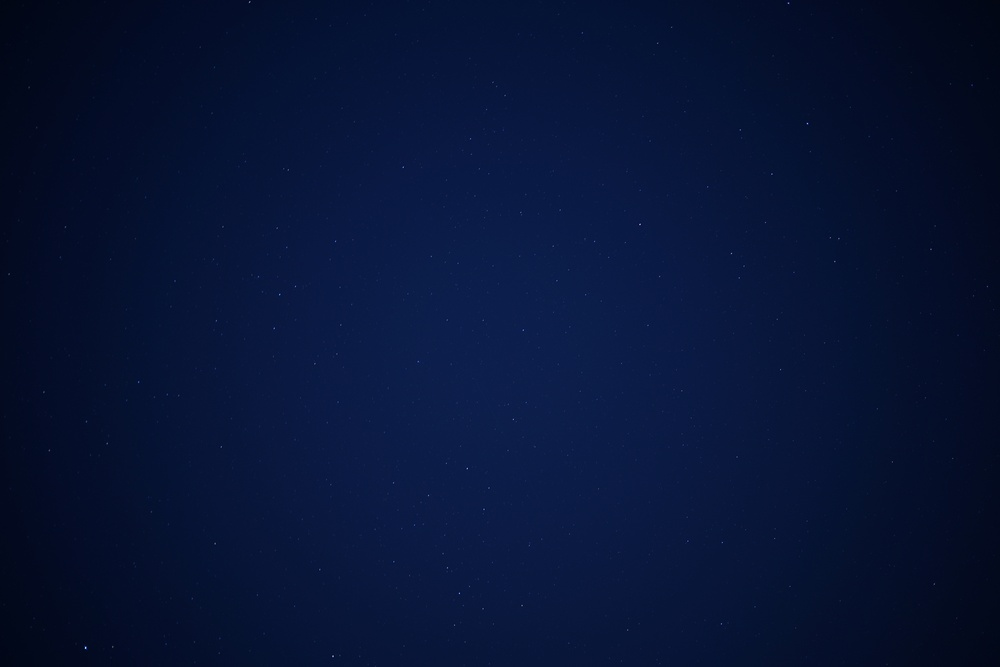
#> input picture jpg/DSC07273.JPG, 1000 x 667 px, shrunk from 6000 x 4000 before the run; its folder holds only this picture in this run
$ python stack.py   (older library calls are emulated)
#> lines starting #> are read from the running program, lines starting #| are printed output that depends on the picture
### starstack/util.py
import copy
import cv2
from matplotlib import pyplot as plt
import numpy as np
import rawpy

def load_image(fname):
#> called with fname = 'jpg/DSC07273.JPG'
    if fname[-3:] in ('jpg', 'JPG'):
        img = cv2.imread(fname)
#> img is the input picture: shape (667, 1000, 3); mean B, G, R 53.7, 19.8, 7
        return img
    if fname[-3:] in ('ARW', 'arw'):
        with rawpy.imread(fname) as raw:
            img = raw.postprocess(gamma=(1,1), no_auto_bright=False, output_bps=8)
        return img

def get_star_mask(img, std=8):
#> called with std = 4
    img = cv2.cvtColor(img, cv2.COLOR_RGB2GRAY)
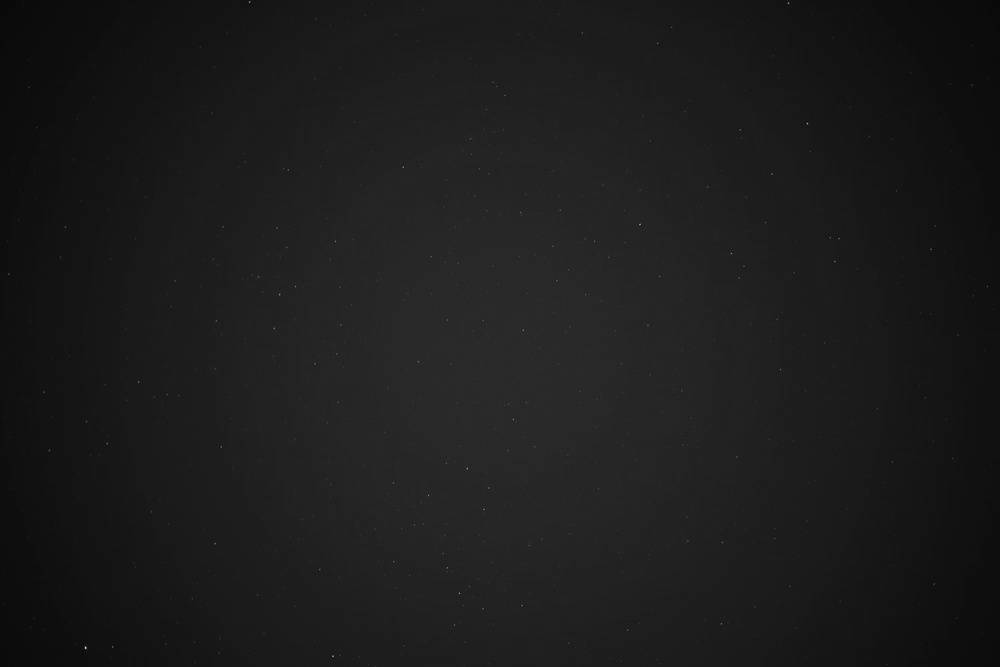
#> img: shape (667, 1000) float32; min 8.62, max 230.9, mean 28.5
    img = img.astype('float64')
    #remove median light pollution
    median = np.median(img, keepdims=True)
#> median = [28.98]
    median = median.astype('float64')
    img = cv2.subtract(img, median)

    #reduce effect of single hot pixels and non-prominent stars
    # img = cv2.GaussianBlur(img, (0,0), 3)

    #create binary mask of star blobs
    star_mask = np.zeros_like(img, dtype=np.uint8)
    img_std = np.std(img)
#> img_std = 7.95
    thresh = img_std * std
#> thresh = 31.79
    star_blobs = img > thresh
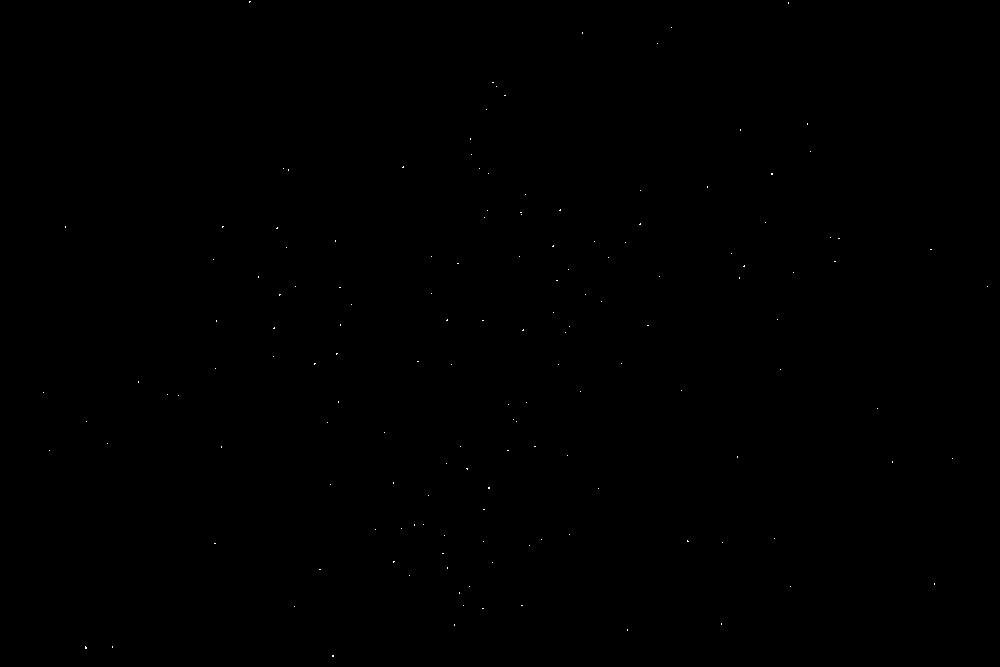
#> star_blobs: shape (667, 1000) bool; 0.04% white in thin lines or dots
    star_mask[star_blobs] = 1
    return star_mask

# [10 lines left out: function ecc_transform, not called in this run]

def rm_background(img):
    img_nostar = copy.deepcopy(img)
    star_mask = get_star_mask(img, std=4)
    img_nostar[star_mask == 1] = np.median(img, axis=(0,1))
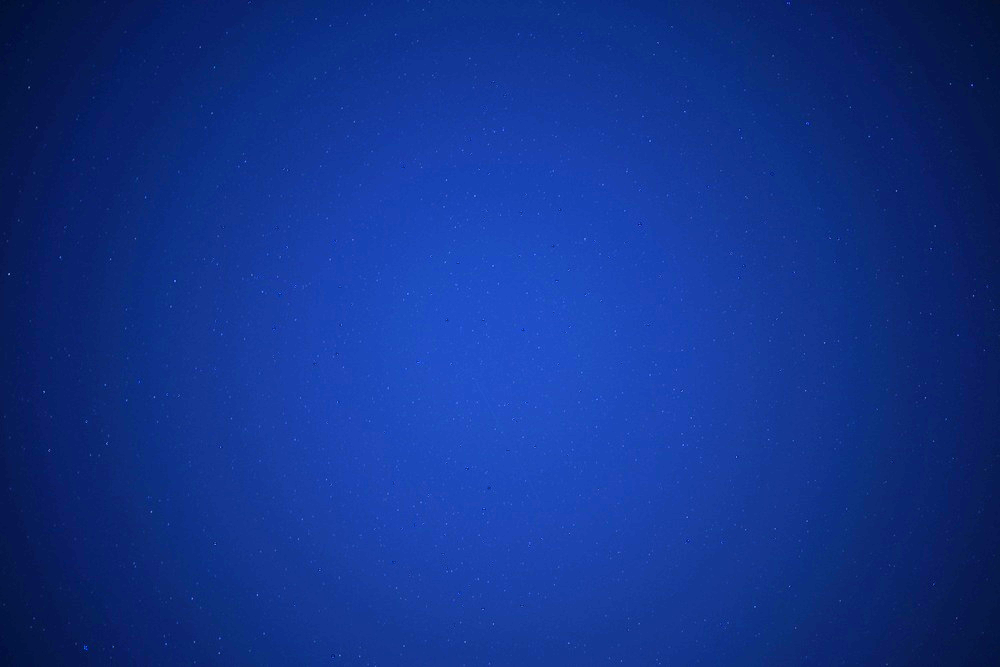
#> img_nostar: shape (667, 1000, 3) float32; mean B, G, R 53.7, 19.8, 7; drawn with min black and max white
    img_blur = cv2.GaussianBlur(img_nostar, (0, 0), 100, cv2.BORDER_REFLECT_101)
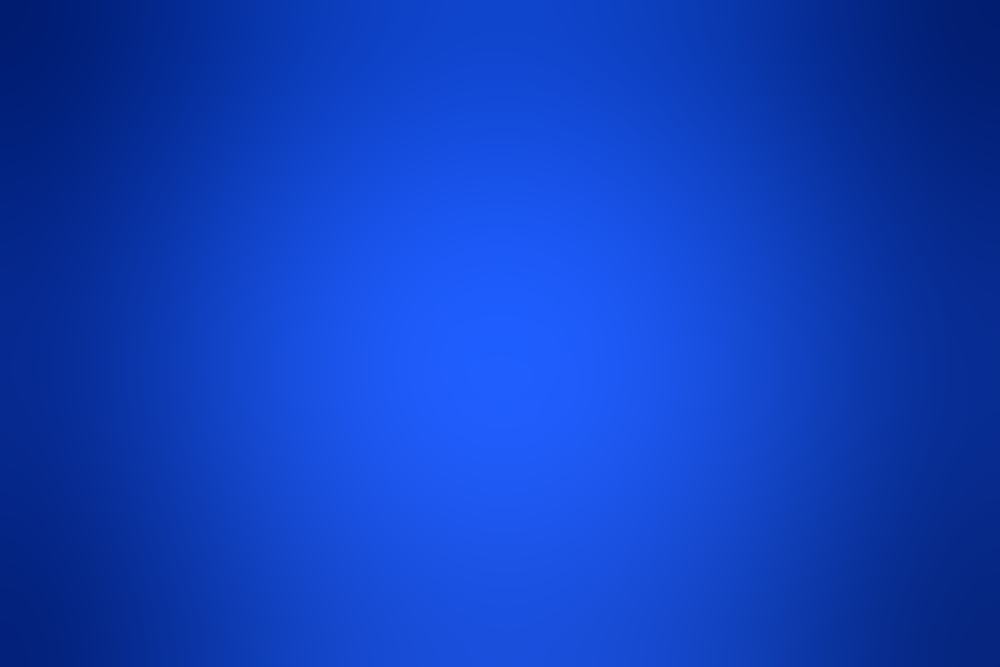
#> img_blur: shape (667, 1000, 3) float32; mean B, G, R 53.7, 19.8, 7; drawn with min black and max white
    return cv2.subtract(img, img_blur), img_blur

### functions for debugging and visualization ###

# [57 lines left out: functions get_star_coords, plot_transforms, plot_correspondances, show_star_coords, show_correspondances, not called in this run]

### starstack/stack.py
#!/usr/bin/env python3
from .util import *

import glob
import os
import pathlib
import sys

jpgs_path = os.path.join(pathlib.Path().absolute(), "jpg/*")
raw_path = os.path.join(pathlib.Path().absolute(), "raw/*")
jpgs_list = sorted(glob.glob(jpgs_path))
raw_list = sorted(glob.glob(raw_path))

trans_prior = np.eye(3, 3, dtype=np.float32)
init_img = load_image(jpgs_list[0])
img_stack = init_img.astype(np.float32)

denoise_idxs = [x ** 2 - 1 for x in range(1, 12)]
denoise_idxs = [0, 1, 3, 7, 15, 31, 63, 119]

for idx, fname in enumerate(jpgs_list[1:]):
    img = load_image(fname)
    raw = load_image(raw_list[idx])
    transform = ecc_transform(init_img, img, prior=trans_prior)
    trans_prior = transform
    frame_dim = (init_img.shape[1], init_img.shape[0])
    img_warp = cv2.warpPerspective(raw, transform, frame_dim,
    borderMode=cv2.BORDER_CONSTANT, borderValue=(0, 0, 0),
    flags=cv2.WARP_INVERSE_MAP)
    img_stack += img_warp
    if idx in denoise_idxs:
        center = (img_stack.shape[0] // 2, img_stack.shape[1] // 2)
        h = 200
        w = 300
        img_out = img_stack[center[0] - h:center[0] + h,
                            center[1] - w:center[1] + w] / (idx + 1)
        out = 'to_gif/frame_' + str(idx + 1).zfill(3) + '.jpg'
        print(out, "saved")
        cv2.imwrite(out, img_out)
    print(fname, "stacked, frame", str(idx + 2), "of", str(len(jpgs_list)))

img_stack /= len(jpgs_list)
stars, background = rm_background(img_stack)
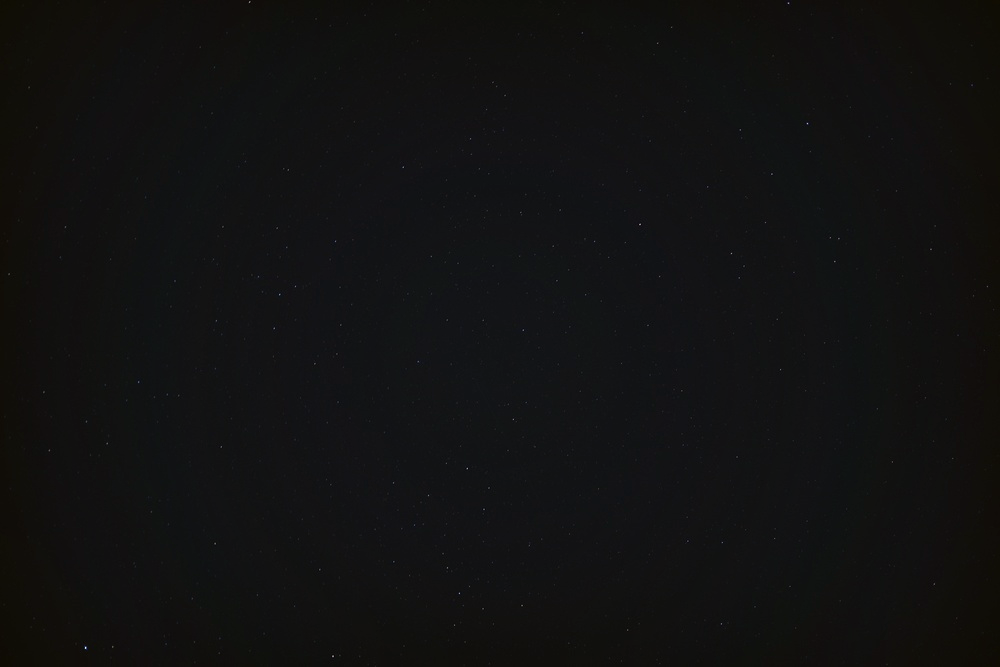
#> stars: shape (667, 1000, 3) float32; mean B, G, R 0, 0, 0; drawn with min black and max white
np.save("stars.npy", stars)
np.save("background.npy", background)
stars = cv2.cvtColor(stars, cv2.COLOR_BGR2RGB)
background = cv2.cvtColor(background, cv2.COLOR_BGR2RGB)
out_name = "stars.jpg"
cv2.imwrite(out_name, stars)
cv2.imwrite("removed_background.jpg", background)
print(out_name, "saved")
